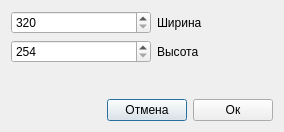
<?xml version="1.0" encoding="UTF-8"?>
<ui version="4.0">
 <class>NewImageDialog</class>
 <widget class="QDialog" name="NewImageDialog">
  <property name="geometry">
   <rect>
    <x>0</x>
    <y>0</y>
    <width>284</width>
    <height>132</height>
   </rect>
  </property>
  <property name="windowTitle">
   <string>Dialog</string>
  </property>
  <layout class="QVBoxLayout" name="verticalLayout" stretch="1,0,0">
   <item>
    <layout class="QFormLayout" name="formLayout">
     <item row="0" column="0">
      <widget class="QSpinBox" name="width">
       <property name="minimumSize">
        <size>
         <width>140</width>
         <height>0</height>
        </size>
       </property>
       <property name="minimum">
        <number>320</number>
       </property>
       <property name="maximum">
        <number>1280</number>
       </property>
       <property name="singleStep">
        <number>64</number>
       </property>
      </widget>
     </item>
     <item row="0" column="1">
      <widget class="QLabel" name="width_label">
       <property name="text">
        <string>Ширина</string>
       </property>
      </widget>
     </item>
     <item row="1" column="1">
      <widget class="QLabel" name="height_label">
       <property name="text">
        <string>Высота</string>
       </property>
      </widget>
     </item>
     <item row="1" column="0">
      <widget class="QSpinBox" name="height">
       <property name="minimumSize">
        <size>
         <width>140</width>
         <height>0</height>
        </size>
       </property>
       <property name="minimum">
        <number>254</number>
       </property>
       <property name="maximum">
        <number>1024</number>
       </property>
       <property name="singleStep">
        <number>64</number>
       </property>
      </widget>
     </item>
    </layout>
   </item>
   <item>
    <spacer name="verticalSpacer">
     <property name="orientation">
      <enum>Qt::Vertical</enum>
     </property>
     <property name="sizeHint" stdset="0">
      <size>
       <width>20</width>
       <height>15</height>
      </size>
     </property>
    </spacer>
   </item>
   <item>
    <layout class="QHBoxLayout" name="horizontalLayout">
     <item>
      <spacer name="horizontalSpacer">
       <property name="orientation">
        <enum>Qt::Horizontal</enum>
       </property>
       <property name="sizeHint" stdset="0">
        <size>
         <width>40</width>
         <height>20</height>
        </size>
       </property>
      </spacer>
     </item>
     <item>
      <widget class="QPushButton" name="Cancel">
       <property name="text">
        <string>Отмена</string>
       </property>
      </widget>
     </item>
     <item>
      <widget class="QPushButton" name="Apply">
       <property name="text">
        <string>Ок</string>
       </property>
       <property name="default">
        <bool>false</bool>
       </property>
      </widget>
     </item>
    </layout>
   </item>
  </layout>
 </widget>
 <tabstops>
  <tabstop>width</tabstop>
  <tabstop>height</tabstop>
  <tabstop>Apply</tabstop>
  <tabstop>Cancel</tabstop>
 </tabstops>
 <resources/>
 <connections/>
</ui>
